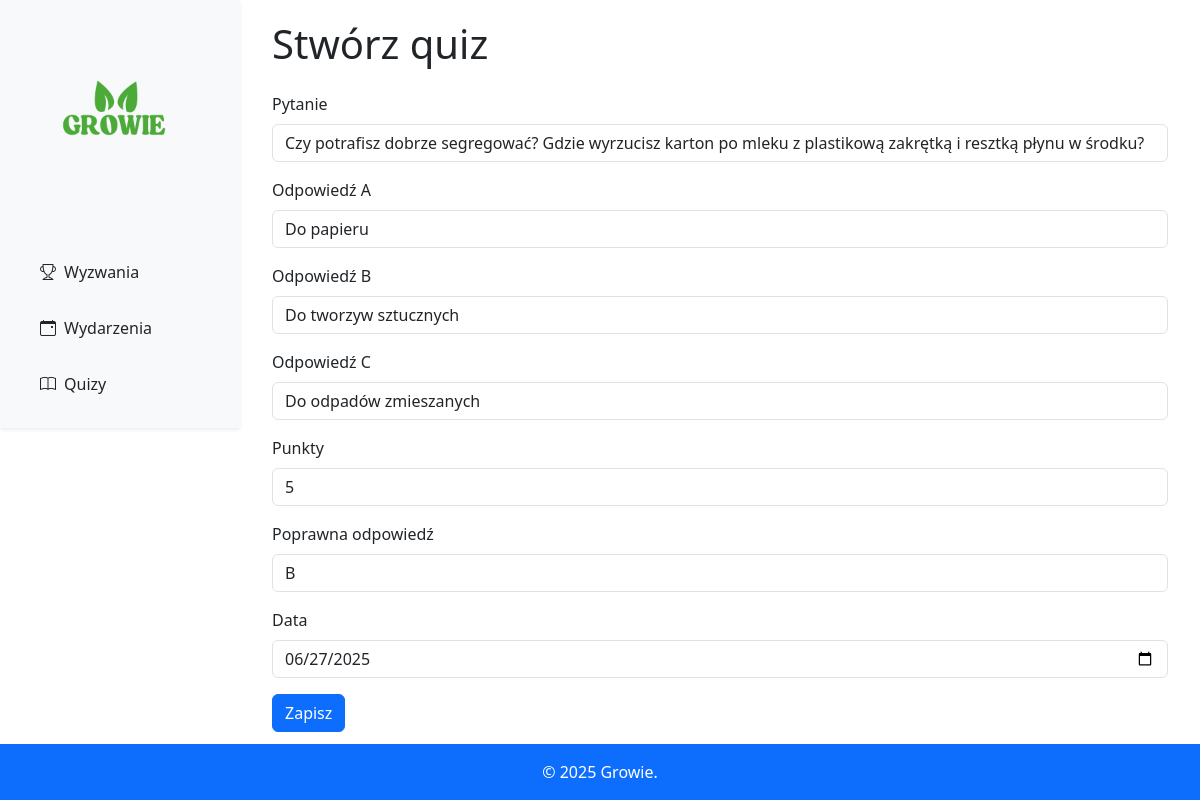
The app's page /gamification/quizzes/update/2 with its own data.
### gamification/models.py (models this page shows, shortened)
class Quiz(models.Model):
    question = models.CharField(max_length=200)
    answer_a = models.CharField(max_length=200)
    answer_b = models.CharField(max_length=200)
    answer_c = models.CharField(max_length=200)
    correct_answer = models.CharField(max_length=1)
    date = models.DateField()
    points = models.IntegerField()

### gamification/views.py (the view, shortened to what this page needs)
# urls.py: path('quizzes/update/<int:pk>', views.QuizUpdateView.as_view(), name='quizzes_update'),
class QuizUpdateView(UpdateView):
    model = Quiz
    fields = '__all__'

### templates/gamification/quiz_form.html (shortened to what this page needs)
{% extends 'layout.html' %}
{% block content %}
    <div class="container">
        <h1 class="mb-4">Stwórz quiz</h1>
        <form method="post" enctype="multipart/form-data">
            <div class="mb-3">
                <label for="question" class="form-label">Pytanie</label>
                <input type="text" class="form-control {% if form.question.errors %}is-invalid{% endif %}" id="question"
                       name="question" value="{{ form.question.value|default:'' }}" required>
            </div>
            <div class="mb-3">
                <label for="answer_a" class="form-label">Odpowiedź A</label>
                <input type="text" class="form-control {% if form.answer_a.errors %}is-invalid{% endif %}" id="answer_a"
                       name="answer_a" value="{{ form.answer_a.value|default:'' }}" required>
            </div>
            <div class="mb-3">
                <label for="answer_b" class="form-label">Odpowiedź B</label>
                <input type="text" class="form-control {% if form.answer_b.errors %}is-invalid{% endif %}" id="answer_b"
                       name="answer_b" value="{{ form.answer_b.value|default:'' }}" required>
            </div>
            <div class="mb-3">
                <label for="answer_c" class="form-label">Odpowiedź C</label>
                <input type="text" class="form-control {% if form.answer_c.errors %}is-invalid{% endif %}" id="answer_c"
                       name="answer_c" value="{{ form.answer_c.value|default:'' }}" required>
            </div>
            <div class="mb-3">
                <label for="points" class="form-label">Punkty</label>
                <input type="number" class="form-control {% if form.points.errors %}is-invalid{% endif %}" id="points"
                       name="points" value="{{ form.points.value|default:'' }}" required>
            </div>
            <div class="mb-3">
                <label for="correct_answer" class="form-label">Poprawna odpowiedź</label>
                <select class="form-control {% if form.correct_answer.errors %}is-invalid{% endif %}"
                        id="correct_answer"
                        name="correct_answer" required>
                    <option value="b" {% if form.correct_answer.value == 'b' %}selected{% endif %}>B</option>
                </select>
            </div>
            <div class="mb-3">
                <label for="date" class="form-label">Data</label>
                <input type="date" class="form-control {% if form.date.errors %}is-invalid{% endif %}"
                       id="date" name="date" value="{{ form.date.value|date:'Y-m-d'|default:'' }}"
                       required>
            </div>
            <button type="submit" class="btn btn-primary">Zapisz</button>
        </form>
    </div>
{% endblock %}

### records on screen
Quiz: question "Czy potrafisz dobrze segregować? Gdzie wyrzucisz karton po mleku z plastikową zakrętką i resztką płynu w środku?", answer_a "Do papieru", answer_b "Do tworzyw sztucznych", answer_c "Do odpadów zmieszanych", date "06/27/2025"
